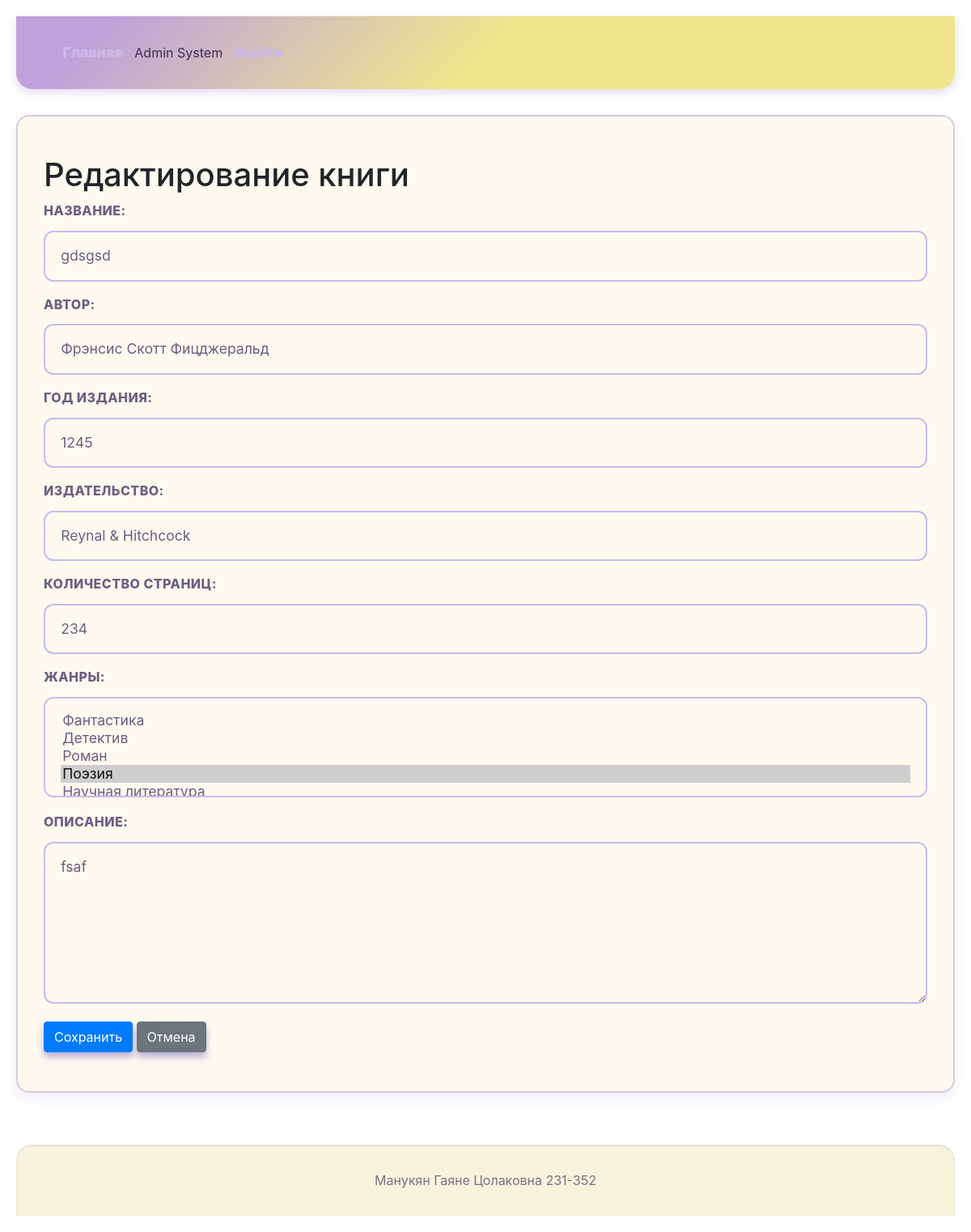
The page /books/2/edit (signed in) on the database as committed earlier.
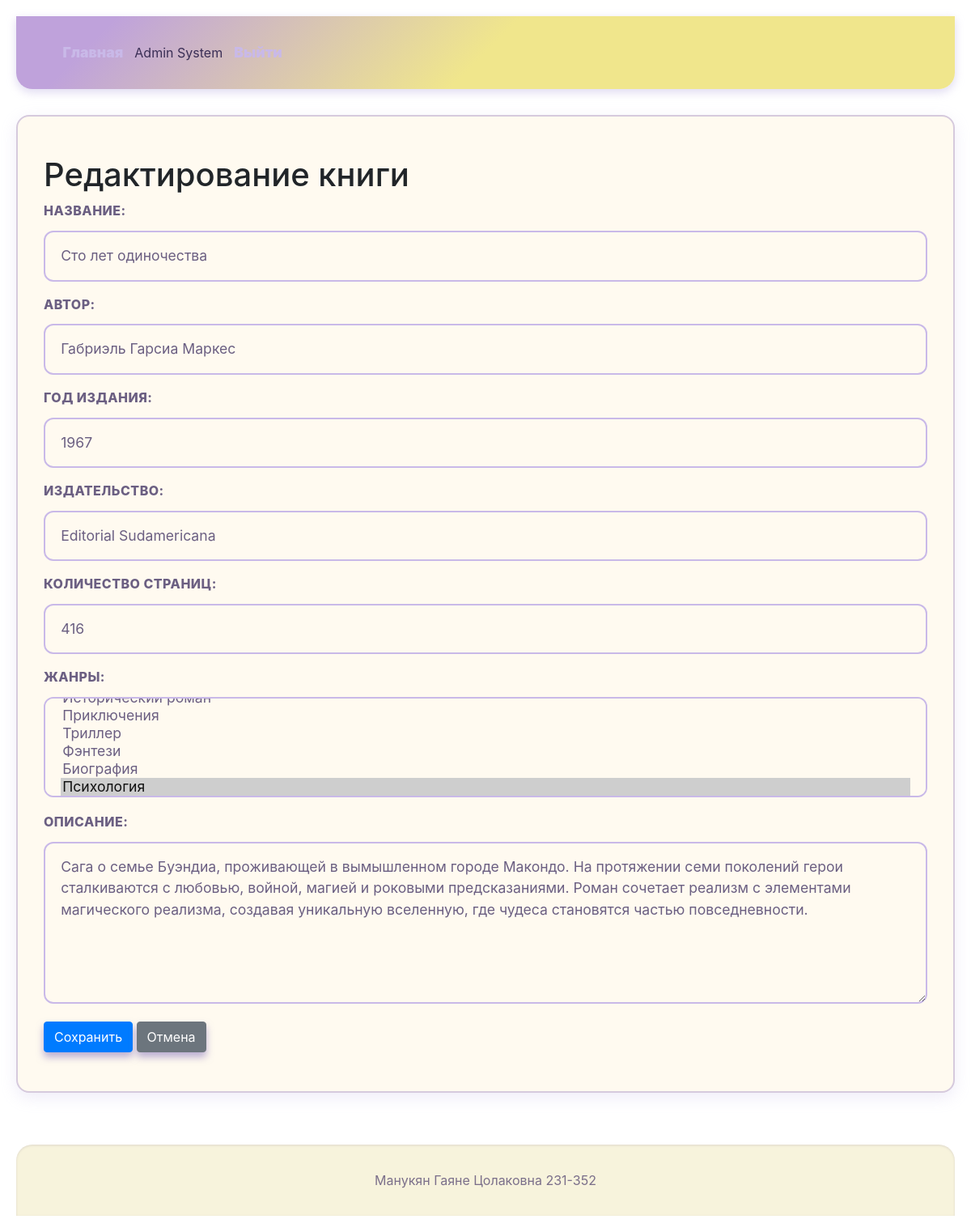
The same page on the database as committed later.
### models.py (models this page shows)
class Book(db.Model):
    __tablename__ = 'books'
    id = db.Column(db.Integer, primary_key=True)
    title = db.Column(db.String(100), nullable=False)
    description = db.Column(db.Text, nullable=False)
    year = db.Column(db.Integer, nullable=False)
    publisher = db.Column(db.String(100), nullable=False)
    author = db.Column(db.String(100), nullable=False)
    pages = db.Column(db.Integer, nullable=False)
    cover_id = db.Column(db.Integer, db.ForeignKey('covers.id', ondelete='CASCADE'), nullable=False, unique=True)  # Add ondelete
    cover = db.relationship('Cover', back_populates='book', uselist=False, cascade="all, delete-orphan", single_parent=True) # Add single_parent
    genres = db.relationship('Genre', secondary='book_genres', back_populates='books')
    reviews = db.relationship('Review', backref='book', lazy=True, cascade="all, delete-orphan")

### app.py (the view, shortened to what this page needs)
@app.route('/books/<int:book_id>/edit', methods=['GET', 'POST'])
@login_required
@role_required('admin', 'moderator')
def edit_book(book_id):
    book = Book.query.get_or_404(book_id)
    genres = Genre.query.all()
    now = datetime.now()
    return render_template('book_form.html', book=book, genres=genres, now=now)

### app.py (called while the page is built)
def role_required(*required_roles):
    def decorator(f):
        @wraps(f)
        def decorated_function(*args, **kwargs):
            if not current_user.is_authenticated:
                flash('Для выполнения данного действия необходимо пройти процедуру аутентификации', 'warning')
                return redirect(url_for('login'))
            if current_user.role.name not in required_roles:
                flash('У вас недостаточно прав для выполнения данного действия', 'danger')
                return redirect(url_for('index'))
            return f(*args, **kwargs)
        return decorated_function
    return decorator

@login_manager.user_loader
def load_user(user_id):
    return User.query.get(int(user_id))

### templates/book_form.html (shortened to what this page needs)
{% extends "base.html" %}
{% import "book_macros.html" as forms %}
{% block content %}
<h1 class="page-title">{{ 'Редактирование' if book else 'Добавление' }} книги</h1>
<form method="POST" enctype="multipart/form-data" class="book-form">
    {{ forms.book_form_fields(book, genres, now) }}
    <div class="form-actions">
        <button type="submit" class="btn btn-primary">Сохранить</button>
        <a href="{{ url_for('view_book', book_id=book.id) if book else url_for('index') }}" class="btn btn-secondary">Отмена</a>
    </div>
</form>
{% endblock %}

### templates/book_macros.html (shortened to what this page needs)
{% macro book_form_fields(book, genres, now) %}
    <div class="form-group">
        <label for="title">Название:</label>
        <input type="text" id="title" name="title" value="{{ book.title if book else '' }}" required>
    </div>
    <div class="form-group">
        <label for="author">Автор:</label>
        <input type="text" id="author" name="author" value="{{ book.author if book else '' }}" required>
    </div>
    <div class="form-group">
        <label for="year">Год издания:</label>
        <input type="number" id="year" name="year" min="1000" max="{{ now.year }}" value="{{ book.year if book else '' }}" required>
    </div>
    <div class="form-group">
        <label for="publisher">Издательство:</label>
        <input type="text" id="publisher" name="publisher" value="{{ book.publisher if book else '' }}" required>
    </div>
    <div class="form-group">
        <label for="pages">Количество страниц:</label>
        <input type="number" id="pages" name="pages" min="1" value="{{ book.pages if book else '' }}" required>
    </div>
    <div class="form-group">
        <label for="genres">Жанры:</label>
        <select id="genres" name="genres[]" multiple required>
            {% for genre in genres %}
                <option value="{{ genre.id }}"
                    {% if book and genre in book.genres %}selected{% endif %}>
                    {{ genre.name }}
                </option>
            {% endfor %}
        </select>
    </div>
    <div class="form-group">
        <label for="description">Описание:</label>
        <textarea id="description" name="description" required>{{ book.description if book else '' }}</textarea>
    </div>
{% endmacro %}

Rows that differ between the two databases and show on the page:
changed Book: title "gdsgsd" → "Сто лет одиночества"; author "Фрэнсис Скотт Фицджеральд" → "Габриэль Гарсиа Маркес"; year "1245" → "1967"; publisher "Reynal & Hitchcock" → "Editorial Sudamericana"; pages "234" → "416"; description "fsaf" → "Сага о семье Буэндиа, проживающей в вымышленном городе Макондо. На протяжении семи поколений герои сталкиваются с любовью, войной, магией и роковыми предсказаниями. Роман сочетает реализм с элементами магического реализма, создавая уникальную вселенную, где чудеса становятся частью повседневности."
Other text that changed with them:
form field value: "Фантастика / Детектив / Роман / Поэзия ☑" → "Приключения / Триллер / Фэнтези / Биография / Психология ☑"
